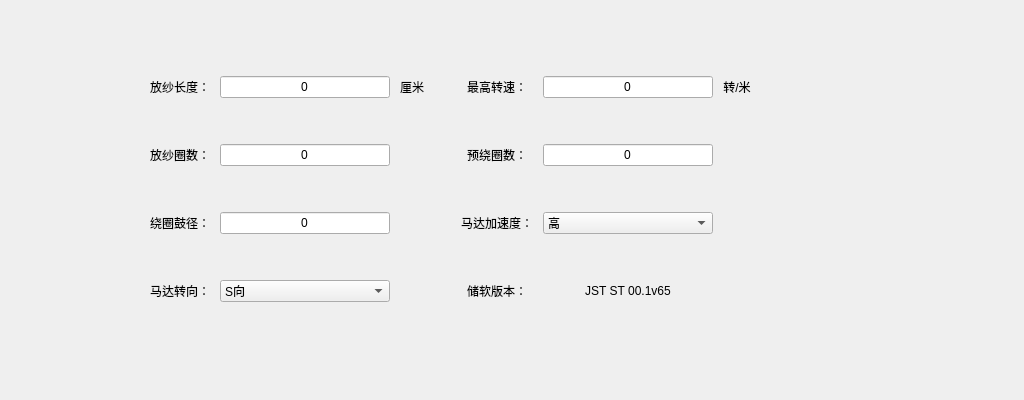
<?xml version="1.0" encoding="UTF-8"?>
<ui version="4.0">
 <class>cwq01</class>
 <widget class="QDialog" name="cwq01">
  <property name="geometry">
   <rect>
    <x>0</x>
    <y>0</y>
    <width>1024</width>
    <height>400</height>
   </rect>
  </property>
  <property name="windowTitle">
   <string>Dialog</string>
  </property>
  <widget class="QWidget" name="widget" native="true">
   <property name="geometry">
    <rect>
     <x>150</x>
     <y>40</y>
     <width>601</width>
     <height>301</height>
    </rect>
   </property>
   <layout class="QGridLayout" name="gridLayout">
    <property name="leftMargin">
     <number>0</number>
    </property>
    <property name="topMargin">
     <number>0</number>
    </property>
    <property name="rightMargin">
     <number>0</number>
    </property>
    <property name="bottomMargin">
     <number>0</number>
    </property>
    <property name="spacing">
     <number>10</number>
    </property>
    <item row="1" column="6">
     <widget class="QLabel" name="label_10">
      <property name="text">
       <string>预绕圈数：</string>
      </property>
      <property name="alignment">
       <set>Qt::AlignCenter</set>
      </property>
     </widget>
    </item>
    <item row="0" column="0">
     <widget class="QLabel" name="label">
      <property name="text">
       <string>放纱长度：</string>
      </property>
      <property name="alignment">
       <set>Qt::AlignCenter</set>
      </property>
     </widget>
    </item>
    <item row="0" column="4">
     <widget class="QLabel" name="label_6">
      <property name="text">
       <string>厘米        </string>
      </property>
      <property name="alignment">
       <set>Qt::AlignCenter</set>
      </property>
     </widget>
    </item>
    <item row="4" column="0">
     <widget class="QLabel" name="label_3">
      <property name="text">
       <string>马达转向：</string>
      </property>
      <property name="alignment">
       <set>Qt::AlignCenter</set>
      </property>
     </widget>
    </item>
    <item row="1" column="0">
     <widget class="QLabel" name="label_5">
      <property name="text">
       <string>放纱圈数：</string>
      </property>
      <property name="alignment">
       <set>Qt::AlignCenter</set>
      </property>
     </widget>
    </item>
    <item row="0" column="6">
     <widget class="QLabel" name="label_4">
      <property name="text">
       <string>最高转速：</string>
      </property>
      <property name="alignment">
       <set>Qt::AlignCenter</set>
      </property>
     </widget>
    </item>
    <item row="4" column="2">
     <widget class="QComboBox" name="comboBox">
      <item>
       <property name="text">
        <string>S向</string>
       </property>
      </item>
     </widget>
    </item>
    <item row="1" column="2">
     <widget class="QLineEdit" name="lineEdit_2">
      <property name="text">
       <string>0</string>
      </property>
      <property name="alignment">
       <set>Qt::AlignCenter</set>
      </property>
     </widget>
    </item>
    <item row="2" column="2">
     <widget class="QLineEdit" name="lineEdit_3">
      <property name="text">
       <string>0</string>
      </property>
      <property name="alignment">
       <set>Qt::AlignCenter</set>
      </property>
     </widget>
    </item>
    <item row="0" column="2">
     <widget class="QLineEdit" name="lineEdit">
      <property name="text">
       <string>0</string>
      </property>
      <property name="alignment">
       <set>Qt::AlignCenter</set>
      </property>
     </widget>
    </item>
    <item row="2" column="0">
     <widget class="QLabel" name="label_2">
      <property name="text">
       <string>绕圈鼓径：</string>
      </property>
      <property name="alignment">
       <set>Qt::AlignCenter</set>
      </property>
     </widget>
    </item>
    <item row="0" column="7">
     <widget class="QLineEdit" name="lineEdit_5">
      <property name="text">
       <string>0</string>
      </property>
      <property name="alignment">
       <set>Qt::AlignCenter</set>
      </property>
     </widget>
    </item>
    <item row="1" column="7">
     <widget class="QLineEdit" name="lineEdit_4">
      <property name="text">
       <string>0</string>
      </property>
      <property name="alignment">
       <set>Qt::AlignCenter</set>
      </property>
     </widget>
    </item>
    <item row="2" column="6">
     <widget class="QLabel" name="label_7">
      <property name="text">
       <string>马达加速度：</string>
      </property>
      <property name="alignment">
       <set>Qt::AlignCenter</set>
      </property>
     </widget>
    </item>
    <item row="2" column="7">
     <widget class="QComboBox" name="comboBox_2">
      <item>
       <property name="text">
        <string>高</string>
       </property>
      </item>
      <item>
       <property name="text">
        <string>低</string>
       </property>
      </item>
     </widget>
    </item>
    <item row="0" column="9">
     <widget class="QLabel" name="label_8">
      <property name="text">
       <string>转/米</string>
      </property>
      <property name="alignment">
       <set>Qt::AlignCenter</set>
      </property>
     </widget>
    </item>
    <item row="4" column="6">
     <widget class="QLabel" name="label_9">
      <property name="text">
       <string>储软版本：</string>
      </property>
      <property name="alignment">
       <set>Qt::AlignCenter</set>
      </property>
     </widget>
    </item>
    <item row="4" column="7">
     <widget class="QLabel" name="label_11">
      <property name="text">
       <string>JST ST 00.1v65</string>
      </property>
      <property name="alignment">
       <set>Qt::AlignCenter</set>
      </property>
     </widget>
    </item>
   </layout>
  </widget>
 </widget>
 <resources/>
 <connections/>
</ui>
